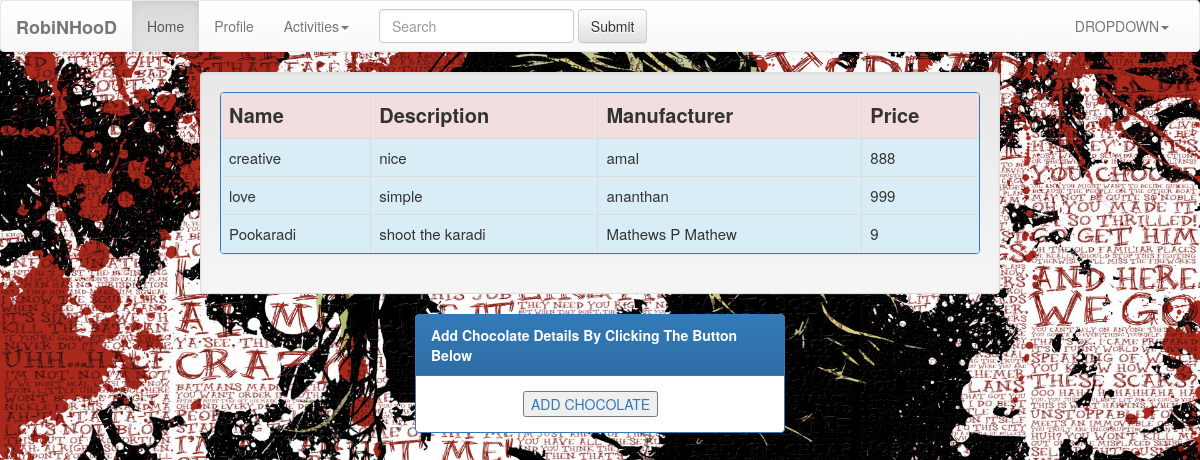
The page / on the database its author committed.
### registration/models.py (models this page shows)
class Chocolate(models.Model):
    id = models.AutoField(primary_key=True)
    name = models.CharField(_('Chocolate Name'),max_length=100,blank=True )
    description = models.CharField(_('Chocolate Description'),max_length=1000,blank=True )
    manufacturer = models.CharField(_('Chocolate Manufacturer'),max_length=100,blank=True )
    price = models.IntegerField(_('Chocolate Price'),
                                 validators=[MaxValueValidator(1000), MinValueValidator(0)],
                                 help_text=_('4 digits maximum'), blank=True, null=True)

### registration/views.py (the view)
# urls.py: url(r'^$', Home.as_view(), name='home'),
class Home(ListView):
    template_name="index.html"
    def get_queryset(self):
        return Chocolate.objects.all()

### registration/templates/index.html (shortened to what this page needs)
{%  load staticfiles %}
<!DOCTYPE html>
<html lang="en">
<head>
    <link rel="stylesheet" href="{%  static 'css/bootstrap.min.css' %}">
    <link rel="stylesheet" href="{%  static 'css/bootstrap-theme.min.css' %}">
</head>
<body style="background-image: url({% static "images/joker.jpg" %});background-repeat:no-repeat;background-size:100%;height: 140px;display:block;padding:0 !important;margin:0;">
<nav class="navbar navbar-default">
    <div class="container-fluid">
        <div class="navbar-header">
            <a class="navbar-brand" href="#"><b>RobiNHooD</b></a>
        </div>
        <div class="collapse navbar-collapse" id="bs-example-navbar-collapse-1">
            <ul class="nav navbar-nav">
                <li class="active"><a href="#">Home <span class="sr-only">(current)</span></a></li>
                <li><a href="#">Profile</a></li>
                <li class="dropdown">
                    <a href="#" class="dropdown-toggle" data-toggle="dropdown" role="button" aria-haspopup="true" aria-expanded="false">Activities<span class="caret"></span></a>
                </li>
            </ul>
            <form class="navbar-form navbar-left" role="search">
                <div class="form-group">
                    <input type="text" class="form-control" placeholder="Search">
                </div>
                <button type="submit" class="btn btn-default">Submit</button>
            </form>
            <ul class="nav navbar-nav navbar-right">
                <li class="dropdown">
                       {% if user.is_anonymous %}
                    <a href="#" class="dropdown-toggle" data-toggle="dropdown" role="button" aria-haspopup="true" aria-expanded="false">DROPDOWN<span class="caret"></span></a>
                        {% else %}
                         <a href="#" class="dropdown-toggle" data-toggle="dropdown" role="button" aria-haspopup="true" aria-expanded="false">{{ user.email }}<span class="caret"></span></a>
                    <ul class="dropdown-menu">
                        <li>
                            <div class="btn-group">
                                <li><a href="{% url 'logout' %}">Signout</a></li>
                         {%endif%}
                </li>
            </ul>
        </div>
    </div>
</nav>
<div class=table-responsive">
<div class="col-xs-12 col-sm-6 col-md-8 col-md-offset-2 well">
<div class="panel panel-primary">
<table class="table table-hover table-bordered table-responsive">
    <tr style="font-size: 20px" class="danger">
        <th >Name</th>
        <th>Description</th>
        <th>Manufacturer</th>
        <th>Price</th>
    </tr>
    {% for item in object_list %}
    <tr style="font-size: 15px" class="info">
     <td>{{item.name}}</td>
        <td>{{item.description}}</td>
        <td>{{item.manufacturer}}</td>
        <td>{{item.price}}</td>
    </tr>
     {% endfor %}
</table>
</div>
    </div>
    </div>
{%if user.anonymous%}
(Nothiong here)
{% else %}
<div class="col-xs-6 col-md-4"></div>
<div class="col-xs-6 col-md-4">
   <div class="panel panel-primary">
       <div class="panel-heading" ><b>Add Chocolate Details By Clicking The Button Below</b></div>
       <div class="panel-body">
           <div class="row">
               <div class="col-md-6 col-md-offset-3">
                   <a href="{% url 'add_c' %}">
            <button type="button" clas="btn-primary btn-lg">ADD CHOCOLATE</button></a>
        </div>
               </div>
           </div>
   </div>
    <div class="col-xs-6 col-md-4"></div>
    {% endif %}
</div>
</body>
</html>

### rows shown on the page
Chocolate: name "creative", description "nice", manufacturer "amal", price "888"
Chocolate: name "love", description "simple", manufacturer "ananthan", price "999"
Chocolate: name "Pookaradi", description "shoot the karadi", manufacturer "Mathews P Mathew", price "9"
